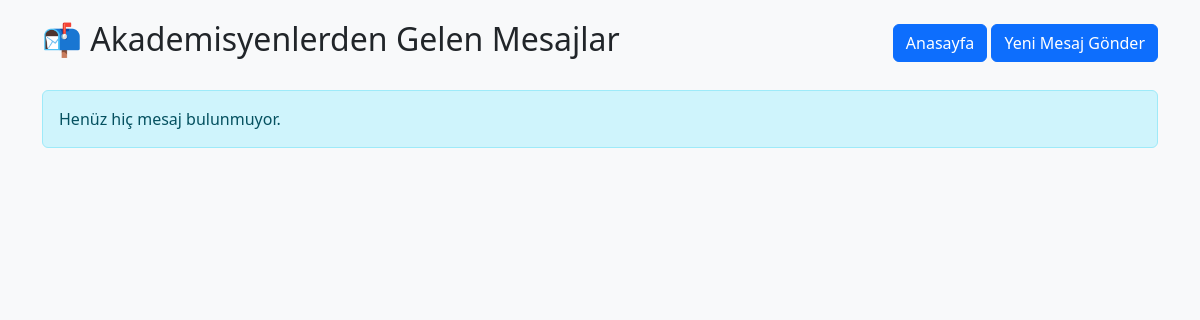
Before: /ogrenci_mesajlar.php (signed in) with the older database file.
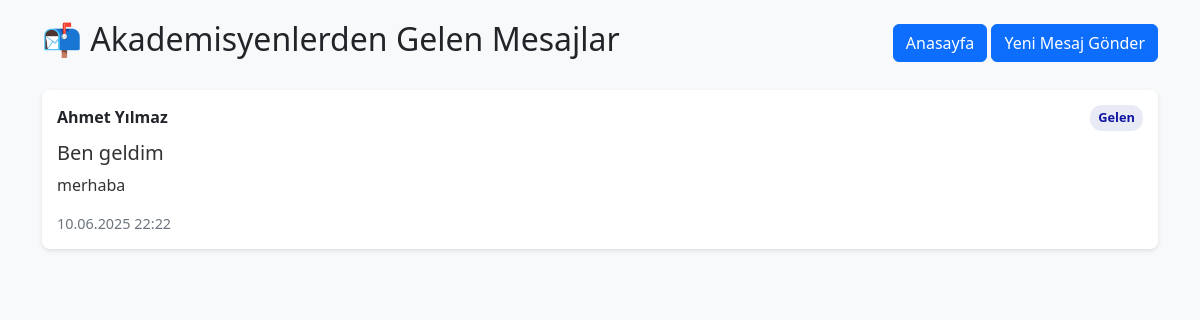
After: the same page with the newer database file.
### tables this page shows
CREATE TABLE `mesajlar` (
  `id` int(11) NOT NULL,
  `ogretmen_id` int(11) NOT NULL,
  `ogrenci_id` int(11) NOT NULL,
  `baslik` varchar(255) NOT NULL,
  `mesaj` text NOT NULL,
  `tarih` date NOT NULL,
  `durum` varchar(255) NOT NULL,
  `created_at` datetime NOT NULL
);

CREATE TABLE `ogretmenler` (
  `id` int(11) NOT NULL,
  `unvan` varchar(255) NOT NULL,
  `ad_soyad` varchar(255) NOT NULL,
  `email` varchar(255) NOT NULL,
  `sifre` varchar(255) NOT NULL,
  `created_at` datetime NOT NULL
);

### ogrenci_mesajlar.php (the view, shortened to what this page needs)
<?php
include "db.php";
$ogrenci_id = $_SESSION['user_id'];
$query = "
    SELECT m.*, o.ad_soyad AS ogretmen_adi
    FROM mesajlar m
    LEFT JOIN ogretmenler o ON m.ogretmen_id = o.id
    WHERE m.ogrenci_id = ?
    ORDER BY m.created_at DESC
";
try {
    $stmt = $db->prepare($query);
    $result = $stmt->execute([$ogrenci_id]);
    $mesajlar = $stmt->fetchAll(PDO::FETCH_ASSOC);
} catch (PDOException $e) {
    echo "";
    $mesajlar = [];
}
?>
<!DOCTYPE html>
<html lang="tr">
<head>
    <link href="assets/css/bootstrap.min.css" rel="stylesheet">
</head>
<body>
    <div class="container">
        <div class="d-flex justify-content-between align-items-center mb-4">
            <h2>📬 Akademisyenlerden Gelen Mesajlar</h2>
            <div>
                <a href="index.php" class="btn btn-primary">Anasayfa</a>
                <a href="ogrenci_mesaj_gonder.php" class="btn btn-primary">Yeni Mesaj Gönder</a>
            </div>
        </div>
        <?php if (empty($mesajlar)): ?>
            <div class="alert alert-info">
                Henüz hiç mesaj bulunmuyor.
            </div>
        <?php else: ?>
            <?php foreach ($mesajlar as $mesaj): ?>
                <div class="message-card">
                    <div class="message-header">
                        <strong><?php echo htmlspecialchars($mesaj['ogretmen_adi']); ?></strong>
                        <span class="status-badge status-<?php echo $mesaj['durum']; ?>">
                            <?php echo $mesaj['durum'] === 'akademisyen' ? 'Gelen' : 'Giden'; ?>
                        </span>
                    </div>
                    <div class="message-content">
                        <h5><?php echo htmlspecialchars($mesaj['baslik']); ?></h5>
                        <p><?php echo nl2br(htmlspecialchars($mesaj['mesaj'])); ?></p>
                    </div>
                    <div class="message-time">
                        <?php echo date('d.m.Y H:i', strtotime($mesaj['created_at'])); ?>
                    </div>
                </div>
            <?php endforeach; ?>
        <?php endif; ?>
    </div>
</body>
</html>

Changed rows visible on the page:
added mesajlar: ogretmenler.ad_soyad "Ahmet Yılmaz", durum "Gelen", baslik "Ben geldim", mesaj "merhaba", created_at "10.06.2025 22:22"
Other visible differences:
text no longer shown: "Henüz hiç mesaj bulunmuyor."
